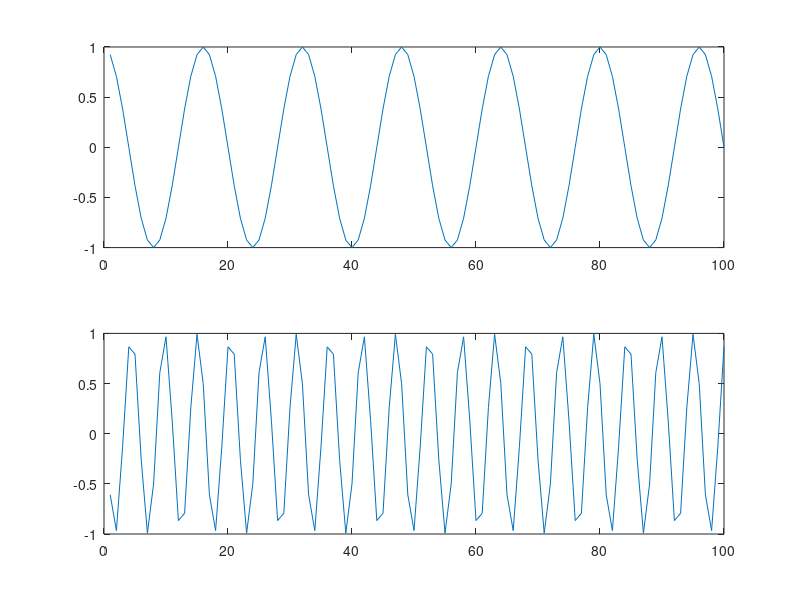
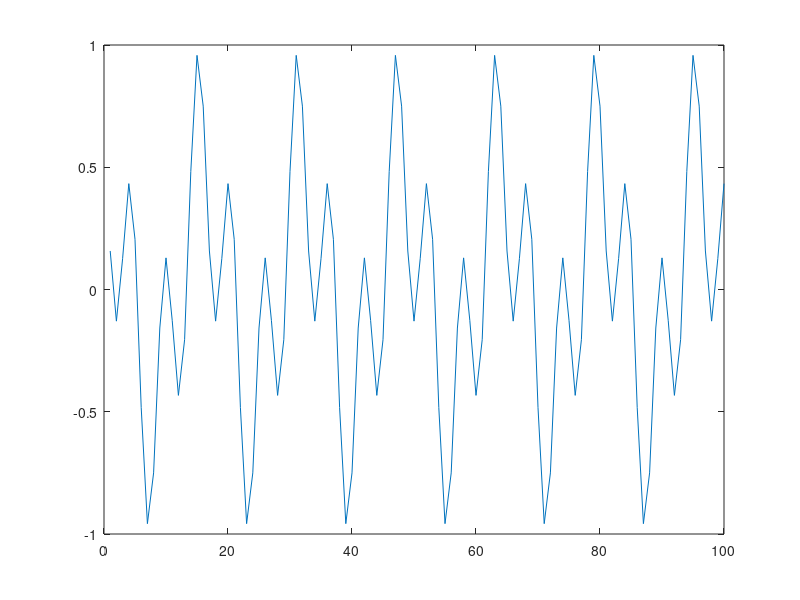

Here is the MATLAB script that generated these plots, in order: (Note: this script raises an error after producing the figures.)
close all
clear all

Fs = 32*1000;

F_fund = 2000; %Hz
F_harmonic_3 = 6000; %Hz

Len = 3200;

V_In_fund = cos(2*pi*F_fund/Fs*(1:Len));
V_In_harmonic_3 = cos(2*pi*F_harmonic_3/Fs*(1:Len)+pi/3);

plot_len = 100;

figure();
subplot(2,1,1)
plot(V_In_fund(1:plot_len));
subplot(2,1,2)
plot(V_In_harmonic_3(1:plot_len));

V_In_bus = 0.5*V_In_fund + 0.5*V_In_harmonic_3;

figure();
plot(V_In_bus(1:plot_len));

res_lpf = 8;
v_in_data = bround(V_In_bus, res_lpf);
data_out = v_in_data*2^res_lpf;
for i=1:length(data_out)
  if (data_out(i) < 0)
    data_out(i) = data_out(i) + pow2(res_lpf+1);
  end
end

fid = fopen( 'lpf_mat_in.hex','w');
 for k = 1:length(data_out);
   fprintf( fid, '%3x\n',data_out(k));
 end
fclose(fid);

[v_out] = lpf(V_In_bus);

figure();
plot(v_out(end-plot_len:end));

data_out = v_out*2^res_lpf;
for i=1:length(data_out)
  if (data_out(i) < 0)
    data_out(i) = data_out(i) + pow2(res_lpf+1);
  end
end

fid = fopen( 'lpf_mat_out.hex','w');
 for k = 1:length(data_out);
   fprintf( fid, '%3x\n',data_out(k));
 end
fclose(fid);




